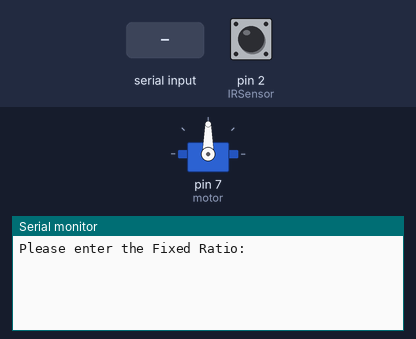
A sketch run on a simulated Arduino Uno, built with avr-gcc and run on an emulated ATmega328P. Parts: servo, the last lines printed to the serial monitor. The inputs (shaded band) are chosen by the test bench; at power-on: pin 2 (IRSensor) LOW.

Above: at 1.2 s.
1.3 s: "90,45\n" received over Serial
At 1.7 s:
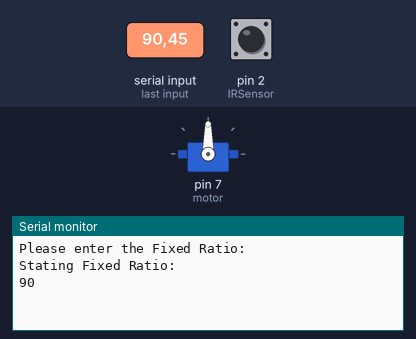
2.8 s: pin 2 (IRSensor) pulsed HIGH 2 times (0.12 s each, 0.3 s apart)
At 4.7 s:
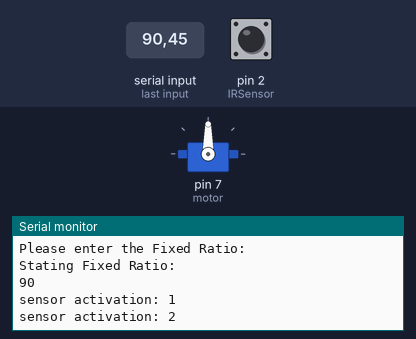

The sketch:

arduino_any_FR.ino
```cpp
//This program allows the door openning with:
//(1) Infrared sensor

#include <Servo.h> //library to operate servo motors
Servo motor; //create servo object to control a servo

int IRSensor = 2; // connect ir sensor to arduino pin 2
int count = 0; //variable to store how many times the door was activated
int sensoractive = 0;//variable to store if the switch was activated
int number1 = 0; //intital state of the sensor
int number2 = 0; //following state of the sensor
int state = 0;
int keystroke = 0;
int flag = 0; //flag for innitial message
unsigned long time;

void setup() {
  Serial.begin(9600);  //This value of bits per second is by default
  motor.attach(7); //attaches the servo on pin 7 to the servo object
  pinMode(IRSensor, INPUT);
}

void loop() {
  if (keystroke == 0 && flag == 0){
  Serial.println("Please enter the Fixed Ratio: ");
    while (Serial.available() == 0) {
      motor.detach(); //to avoid the noise of the motor waiting
    }
  keystroke = Serial.parseInt();
  flag = 1;
  Serial.println("Stating Fixed Ratio: ");
  Serial.println(keystroke);
  }

  if (keystroke>0 && flag == 1){
    // do something based on keystroke recieved
    motor.detach();
    number1 = digitalRead (IRSensor);
    delay(100);
    number2 = digitalRead (IRSensor);

      if ((number1 - number2) == 1){
        state = 1;
      }

      if (state == 1){
        sensoractive++;
        Serial.print("sensor activation: ");
        Serial.println(sensoractive);
        state = 0;
        number1 = 0;
      }

      if (sensoractive == keystroke){
        count++;
        Serial.print("openning #: ");
        Serial.println(count);
        Serial.print("Time passed (s):");
        time = millis();
        Serial.println(time/1000);
        motor.attach(8);  //re-attach the servo to pin #8
        motor.write(0); // telling the motor to rotate continously (180 is full velocity in one direction, 0 full velocity in the other direction, 90 no movement)
        delay(400);  // motor will continue rotating for 0.5 seconds
        motor.detach(); // telling the motor to stop
        delay(3000);  // motor will remained stopped for 3 seconds
        motor.attach(8);  //re-attach the servo to pin #8
        motor.write(180); // telling the motor to rotate continously
        delay(600);  // motor will continue rotating for 0.7 seconds
        motor.detach(); // telling the motor to stop
        sensoractive = 0;
        }
    }
}
```

Measured:
- after the input at 1.3 s, the serial monitor: prints a new line at once (image 1)
- after the input at 2.8 s, the serial monitor: prints a new line after 0.20 s (image 2)
